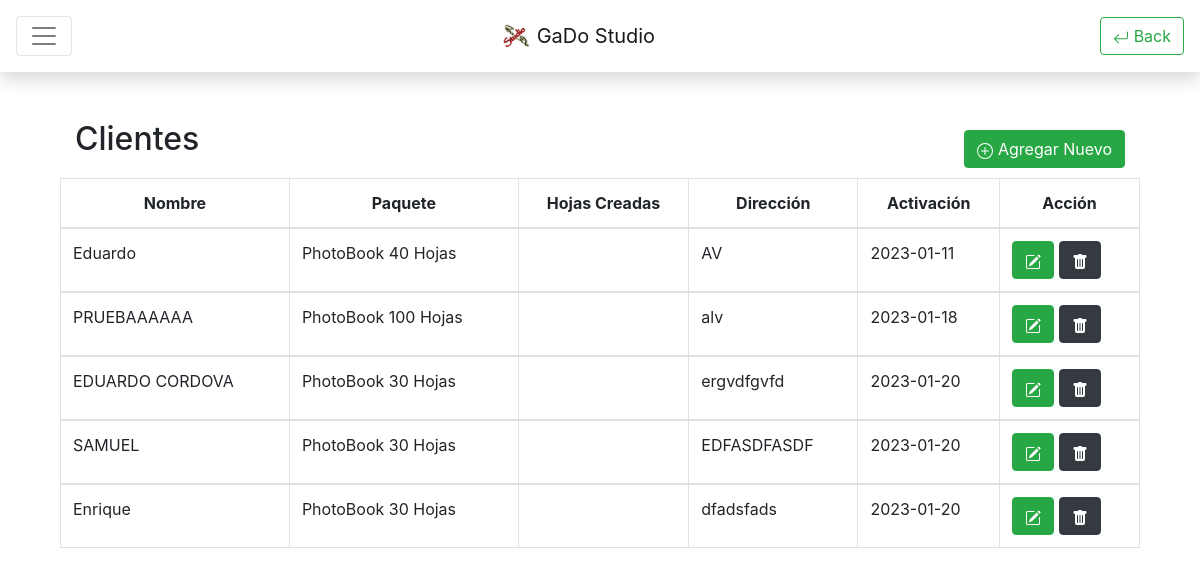
The page /private/views/clientsPage.php (signed in) on the database as committed earlier.
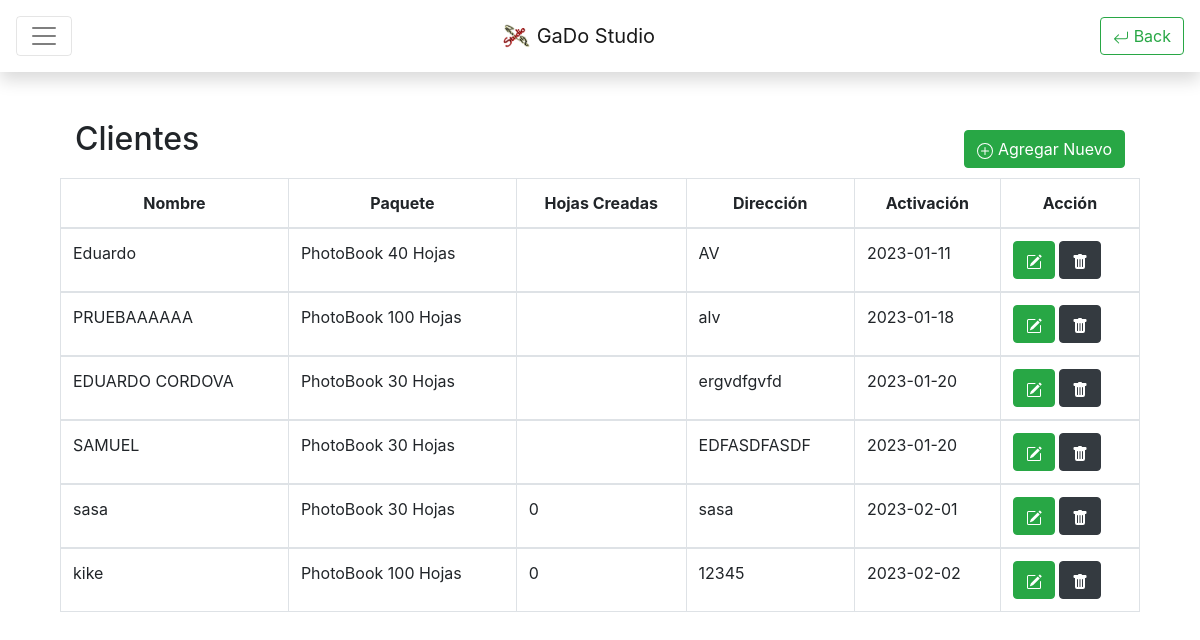
The same page on the database as committed later.
### tables this page shows
CREATE TABLE `users` (
  `id_user` int(11) NOT NULL,
  `user_name` varchar(200) NOT NULL,
  `password` varchar(200) NOT NULL,
  `name` varchar(200) NOT NULL,
  `package` varchar(200) NOT NULL,
  `current_pages` int(11) DEFAULT NULL,
  `total_pages` int(11) DEFAULT NULL,
  `address` varchar(200) NOT NULL,
  `created_at` date NOT NULL,
  `user_rol` int(11) NOT NULL
);

### private/views/clientsPage.php (the view, shortened to what this page needs)
<?php
$varsesion = $_SESSION['usuario'];
include("../code/config.php");
$sql = "SELECT * FROM users WHERE name LIKE '%$varsesion'";
$resultado = mysqli_query($link, $sql);
$filas = mysqli_fetch_array($resultado);
if ($filas['user_rol'] == 1) {
?>
<!DOCTYPE html>
<html lang="en">
<head>
    <link rel="stylesheet" href="../../private/styles/style.css">
    <link rel="stylesheet" href="https://cdnjs.cloudflare.com/ajax/libs/Swiper/4.5.1/css/swiper.min.css">
    <link rel="stylesheet" href="https://cdnjs.cloudflare.com/ajax/libs/font-awesome/5.11.2/css/all.min.css">
    <link rel="stylesheet" href="https://cdnjs.cloudflare.com/ajax/libs/Swiper/4.5.1/js/swiper.min.js">
    <link rel="stylesheet" href="https://cdn.jsdelivr.net/npm/normalize.css@8.0.1/normalize.min.css">
    <link rel="stylesheet" href="https://cdn.jsdelivr.net/npm/bootstrap@4.3.1/dist/css/bootstrap.min.css">
    <link rel="stylesheet" href="../code/vanilla-DT/vanilla-dataTables.css">
</head>
<body>
    <div class="pos-f-t">
        <nav class="navbar navbar-light bg-light shadow p-3 mb-5 bg-white scale-in-ver-bottom">
          <button class="navbar-toggler" type="button" data-toggle="collapse" data-target="#navbarToggleExternalContent" aria-controls="navbarToggleExternalContent" aria-expanded="false" aria-label="Toggle navigation">
            <span class="navbar-toggler-icon"></span>
          </button>
          <a class="navbar-brand" href="#">
            <img src="../../public/img/icons/Logo.png" width="30" height="30" class="align-top justify-content-center" alt="">
            GaDo Studio
          </a>
          <a class="btn btn-outline-success" type="submit" href="mainMaster.php"> Back</a>
        </nav>
      </div>
    <section>
      <div class="container">
        <div class="slide-in-top">
            <div class="col-auto">
                <div class="d-flex justify-content-between align-items-center">
                    <div class="card-title col-auto flex-shrink-2 flex-grow-2"><h2>Clientes</h2></div>
                    <div class="col-auto">
                        <button type="button" id="add_new" class="btn btn-success" data-bs-toggle="modal" data-bs-target="#agregar"data-bs-toggle="modal"> Agregar Nuevo</button>
                    </div>
                </div>
            </div>
            <div class="">
                <div class="container col-auto">
                    <table id="cargar" class="table table-stripped table-bordered">
                        <colgroup class="">
                            <col width="auto">
                            <col width="auto">
                            <col width="auto">
                            <col width="auto">
                            <col width="auto">
                            <col width="auto">
                        </colgroup>
                        <thead>
                            <tr>
                                <th class="text-center">Nombre</th>
                                <th class="text-center">Paquete</th>
                                <th class="text-center">Hojas Creadas</th>
                                <th class="text-center">Dirección</th>
                                <th class="text-center">Activación</th>
                                <th class="text-center">Acción</th>
                            </tr>
                        </thead><?php
                            include('../code/config.php');
                            $data=mysqli_query($link,"SELECT * FROM users WHERE user_rol='2'" );
                            while($consulta=mysqli_fetch_array($data)){
                            $arreglo= $consulta['id_user'].','.$consulta['name'].','.$consulta['package'].','.$consulta['current_pages'].','.$consulta['address'];
                            ?>
                            <tbody>
                            <td><?php echo $consulta['name'];?></td>
                            <td><?php echo $consulta['package'];?></td>
                            <td><?php echo $consulta['current_pages'];?></td>
                            <td><?php echo $consulta['address'];?></td>
                            <td><?php echo $consulta['created_at'];?></td>
                            <td> <button type="button" class="btn btn-success" data-bs-toggle="modal" data-bs-target="#editar"data-bs-toggle="modal" onclick="modificar ('<?php echo $arreglo?>')"></button>
                            <button type="button" class="btn btn-dark" data-bs-toggle="modal" data-bs-target="#eliminar"data-bs-toggle="modal"  onclick="eliminar ('<?php echo $arreglo?>')"></button></td>
                            </tbody>
                            <?php
                            }
                            ?>
                    </table>
                </div>
            </div>
        </div>
    </div>
    </section>
</body>
</html>
<?php
} else {
  session_start();
  session_destroy();
  header("location:../../public/index.php");
}
?>

### private/styles/style.css (style rules this page uses)
body { margin: 0; position: relative; display: flex; flex-direction: column; min-height: 100vh; padding-top: 0; }
.scale-in-ver-bottom { -webkit-animation: scale-in-ver-bottom 0.5s cubic-bezier(0.250, 0.460, 0.450, 0.940) both; animation: scale-in-ver-bottom 0.5s cubic-bezier(0.250, 0.460, 0.450, 0.940) both; }
.slide-in-top { -webkit-animation: slide-in-top 0.5s cubic-bezier(0.250, 0.460, 0.450, 0.940) both; animation: slide-in-top 0.5s cubic-bezier(0.250, 0.460, 0.450, 0.940) both; }

Rows that differ between the two databases and show on the page:
removed users: name "Enrique", package "PhotoBook 30 Hojas", address "dfadsfads", created_at "2023-01-20"
added users: name "sasa", package "PhotoBook 30 Hojas", current_pages "0", address "sasa", created_at "2023-02-01"
added users: name "kike", package "PhotoBook 100 Hojas", current_pages "0", address "12345", created_at "2023-02-02"
